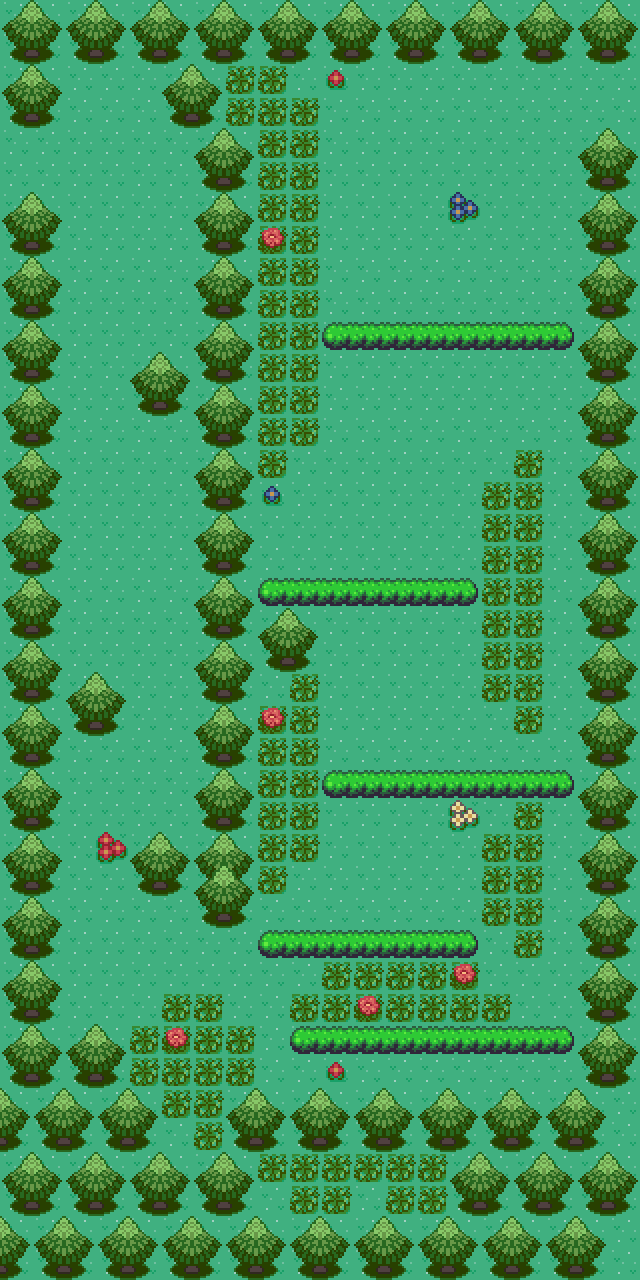

A 2D game scene composited from a Tiled map and its tileset images. What follows is a short description and the map's XML, with each tile layer's data collapsed to a summary:
An orthogonal 20x40 tile map with 32x32 px tiles, 4 tile layers (Tile Layer 1, Tile Layer 2, Tile Layer 3, Above Player), 2 tilesets and 78 objects (58x event, 20x collision).

<map version="1.10" tiledversion="1.11.2" orientation="orthogonal" renderorder="right-down" compressionlevel="0" width="20" height="40" tilewidth="32" tileheight="32" infinite="0" nextlayerid="7" nextobjectid="103">
 <properties>
  <property name="east" value="route3" />
  <property name="edges" value="clamped" />
  <property name="map_type" value="route" />
  <property name="scenario" value="spyder" />
  <property name="slug" value="route4" />
  <property name="west" value="flower_city" />
 </properties>
 <tileset firstgid="1" source="../gfx/tilesets/core_city_and_country.tsx" />
 <tileset firstgid="1441" source="../gfx/tilesets/core_outdoor.tsx" />
 <layer id="1" name="Tile Layer 1" width="20" height="40">
  <data>[800 cells, 800 non-empty, 1 distinct tile ids]</data>
 </layer>
 <layer id="2" name="Tile Layer 2" width="20" height="40">
  <data>[800 cells, 474 non-empty, 14 distinct tile ids]</data>
 </layer>
 <layer id="3" name="Tile Layer 3" width="20" height="40">
  <data>[800 cells, 4 non-empty, 4 distinct tile ids]</data>
 </layer>
 <layer id="4" name="Above Player" width="20" height="40">
  <data>[800 cells, 0 non-empty, 0 distinct tile ids]</data>
 </layer>
 <objectgroup color="#ff0000" id="4" name="Collisions">
  <object id="3" type="collision" x="64" y="0" width="576" height="64" />
  <object id="4" type="collision" x="64" y="1216" width="352" height="64" />
  <object id="5" type="collision" x="64" y="1024" width="64" height="192" />
  <object id="6" type="collision" x="128" y="1152" width="64" height="64" />
  <object id="7" type="collision" x="128" y="1088" width="32" height="64" />
  <object id="8" type="collision" x="224" y="1088" width="416" height="64" />
  <object id="10" type="collision" x="448" y="1152" width="192" height="64" />
  <object id="11" type="collision" x="480" y="1216" width="160" height="64" />
  <object id="17" type="collision" x="192" y="128" width="64" height="800" />
  <object id="19" type="collision" x="128" y="832" width="64" height="64" />
  <object id="20" type="collision" x="128" y="352" width="64" height="64" />
  <object id="23" type="collision" x="64" y="672" width="64" height="64" />
  <object id="28" type="collision" x="256" y="608" width="64" height="64" />
  <object id="38" type="collision" x="416" y="1216" width="64" height="64" />
  <object id="39" type="collision" x="192" y="1152" width="64" height="64" />
  <object id="40" type="collision" x="160" y="64" width="64" height="64" />
  <object id="42" type="collision" x="0" y="0" width="64" height="128" />
  <object id="43" type="collision" x="0" y="192" width="64" height="832" />
  <object id="44" type="collision" x="0" y="1024" width="64" height="64" />
  <object id="46" type="collision" x="576" y="128" width="64" height="960" />
 </objectgroup>
 <objectgroup color="#ffff00" id="5" name="Events">
  <object id="31" name="Teleport to Route 3" type="event" x="608" y="96" width="32" height="32">
   <properties>
    <property name="act1" value="transition_teleport player,spyder_route3.tmx,0,3,0.3" />
    <property name="act2" value="char_face player,right" />
    <property name="cond1" value="is char_at player" />
    <property name="cond2" value="is char_facing player,right" />
   </properties>
  </object>
  <object id="33" name="Teleport to Flower City" type="event" x="0" y="128" width="32" height="32">
   <properties>
    <property name="act1" value="transition_teleport player,spyder_flower_city.tmx,39,4,0.3" />
    <property name="act2" value="char_face player,left" />
    <property name="cond1" value="is char_at player" />
    <property name="cond2" value="is char_facing player,left" />
   </properties>
  </object>
  <object id="35" name="Teleport to Flower City" type="event" x="0" y="160" width="32" height="32">
   <properties>
    <property name="act1" value="transition_teleport player,spyder_flower_city.tmx,39,5,0.3" />
    <property name="act2" value="char_face player,left" />
    <property name="cond1" value="is char_at player" />
    <property name="cond2" value="is char_facing player,left" />
   </properties>
  </object>
  <object id="45" name="Teleport to Route 3" type="event" x="608" y="64" width="32" height="32">
   <properties>
    <property name="act1" value="transition_teleport player,spyder_route3.tmx,0,2,0.3" />
    <property name="act2" value="char_face player,right" />
    <property name="cond1" value="is char_at player" />
    <property name="cond2" value="is char_facing player,right" />
   </properties>
  </object>
  <object id="47" name="Create Marshall" type="event" x="64" y="928" width="32" height="32">
   <properties>
    <property name="act1" value="create_npc spyder_route4_marshall,2,29" />
    <property name="act2" value="char_face spyder_route4_marshall,right" />
    <property name="cond1" value="not char_exists spyder_route4_marshall" />
   </properties>
  </object>
  <object id="48" name="Talk Marshall" type="event" x="64" y="960" width="32" height="32">
   <properties>
    <property name="act1" value="char_talk spyder_route4_marshall,pre_battle" />
    <property name="act2" value="add_monster puparmor,16,spyder_route4_marshall,5,10" />
    <property name="act3" value="add_monster puparmor,16,spyder_route4_marshall,5,10" />
    <property name="act4" value="start_battle player,spyder_route4_marshall" />
    <property name="act5" value="char_talk spyder_route4_marshall,post_battle_lose" />
    <property name="behav1" value="talk spyder_route4_marshall" />
    <property name="cond1" value="not battle_outcome player,won,spyder_route4_marshall" />
   </properties>
  </object>
  <object id="49" name="encounter 3" type="event" x="256" y="96" width="64" height="352">
   <properties>
    <property name="act1" value="random_encounter spyder_route4,11" />
    <property name="act2" value="play_map_animation grass,0.1,noloop,player" />
    <property name="cond1" value="is char_at player" />
    <property name="cond2" value="is char_moved player" />
   </properties>
  </object>
  </objectgroup>
</map>
<!-- 51 of 78 objects omitted -->
